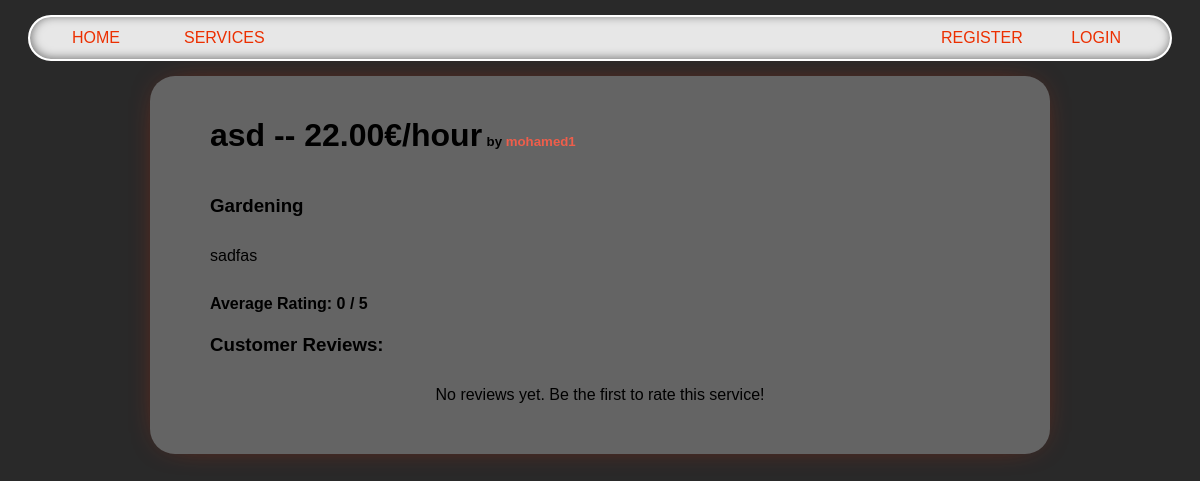
The page /services/3 on the database as committed earlier.
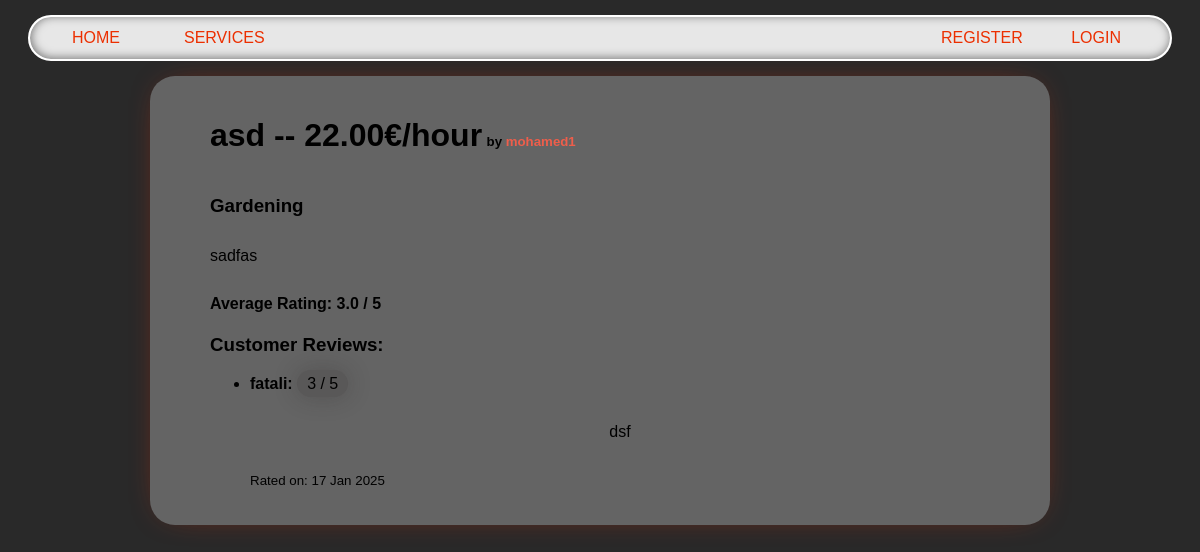
The same page on the database as committed later.
### services/models.py (models this page shows, shortened)
class Service(models.Model):
    FIELD_CHOICES = [
        ('Air Conditioner', 'Air Conditioner'),
        ('Carpentry', 'Carpentry'),
        ('Electricity', 'Electricity'),
        ('Gardening', 'Gardening'),
        ('Home Machines', 'Home Machines'),
        ('House Keeping', 'House Keeping'),
        ('Interior Design', 'Interior Design'),
        ('Locks', 'Locks'),
        ('Painting', 'Painting'),
        ('Plumbing', 'Plumbing'),
        ('Water Heaters', 'Water Heaters'),
    ]
    company = models.ForeignKey(Company, on_delete=models.CASCADE, related_name='services')
    name = models.CharField(max_length=40)
    description = models.TextField()
    price_hour = models.DecimalField(decimal_places=2, max_digits=10)
    rating = models.IntegerField(default=0)
    field = models.CharField(max_length=30, choices=FIELD_CHOICES)
    date = models.DateTimeField(default=timezone.now)  # Correct field name
    @property
    def average_rating(self):
        ratings = self.service_ratings.all()
        total_ratings = ratings.count()
        if total_ratings == 0:
            return 0
        total_score = sum([rating.rating_value for rating in ratings])
        return total_score / total_ratings

class Rating(models.Model):
    service = models.ForeignKey('Service', on_delete=models.CASCADE, related_name='service_ratings')
    customer = models.ForeignKey(Customer, on_delete=models.CASCADE, related_name='customer_ratings')
    rating_value = models.IntegerField(
        validators=[MinValueValidator(1), MaxValueValidator(5)],
        help_text="Rating value between 1 and 5"
    )
    review = models.TextField(null=True, blank=True, help_text="Write an optional review")
    date_rated = models.DateTimeField(auto_now_add=True)
    class Meta:
        unique_together = ['service', 'customer']

### users/models.py (models this page shows, shortened)
class Company(models.Model):
    FIELD_CHOICES = [
        ('Air Conditioner', 'Air Conditioner'),
        ('All in One', 'All in One'),
        ('Carpentry', 'Carpentry'),
        ('Electricity', 'Electricity'),
        ('Gardening', 'Gardening'),
        ('Home Machines', 'Home Machines'),
        ('House Keeping', 'House Keeping'),
        ('Interior Design', 'Interior Design'),
        ('Locks', 'Locks'),
        ('Painting', 'Painting'),
        ('Plumbing', 'Plumbing'),
        ('Water Heaters', 'Water Heaters'),
    ]
    user = models.OneToOneField(User, on_delete=models.CASCADE, primary_key=True)
    field = models.CharField(max_length=70, choices=FIELD_CHOICES, blank=False, null=False)
    rating = models.IntegerField(
        validators=[MaxValueValidator(5), MinValueValidator(0)], default=0)

class User(AbstractUser):
    is_company = models.BooleanField(default=False)
    is_customer = models.BooleanField(default=False)
    email = models.CharField(max_length=100, unique=True)
    USERNAME_FIELD = 'email'
    REQUIRED_FIELDS = ['username']  # Add any other required fields
    def __str__(self):
        return self.username

class Customer(models.Model):
    user = models.OneToOneField(
        User, on_delete=models.CASCADE, primary_key=True)
    date_of_birth = models.DateField(null=True, blank=True)

### services/views.py (the view)
# urls.py: path('<int:id>', v.index, name='index'),
def index(request, id):
    service = get_object_or_404(Service, id=id)
    ratings = Rating.objects.filter(service=service).order_by("-date_rated")
    has_requested = (
        request.user.is_authenticated
        and hasattr(request.user, 'customer')
        and ServiceRequest.objects.filter(service=service, customer=request.user.customer).exists()
    )
    form = RatingForm() if has_requested else None
    rating_range = range(1, 6)
    return render(request, 'services/single_service.html', {
        'service': service,
        'ratings': ratings,
        'form': form,
        'has_requested': has_requested,
        'rating_range': rating_range, # pass the rating range to the template
    })

### services/templates/services/single_service.html (shortened to what this page needs)
{% extends 'main/base.html' %}
{% block content %}
    <div class='service_info_header'>
        <h1>{{ service.name }} -- {{ service.price_hour }}€/hour</h1>
        <h5>by <a href="/company/{{ service.company.user }}">{{ service.company.user }}</a></h5>
    </div>
    <h3>{{ service.field }}</h3>
    <p style="text-align: left;">{{ service.description }}</p>
    <div class="average_rating">
        <h4>Average Rating: {{ service.average_rating }} / 5</h4>
    </div>
    <div class="reviews_section">
        <h3>Customer Reviews:</h3>
        {% if service.service_ratings.all %}
            <ul>
                {% for rating in service.service_ratings.all %}
                    <li>
                        <strong>{{ rating.customer.user.username }}:</strong>
                        <span>{{ rating.rating_value }} / 5</span>
                        <p>{{ rating.review }}</p>
                        <small>Rated on: {{ rating.date_rated|date:"d M Y" }}</small>
                    </li>
                {% endfor %}
            </ul>
        {% else %}
            <p>No reviews yet. Be the first to rate this service!</p>
        {% endif %}
    </div>
{% endblock %}

Rows that differ between the two databases and show on the page:
changed Service "asd": average_rating "0" → "3.0"
added Rating: customer.user.username "fatali", rating_value "3", review "dsf", date_rated "17 Jan 2025"
Other text that changed with them:
text no longer shown: "No reviews yet. Be the first to rate this service!"
